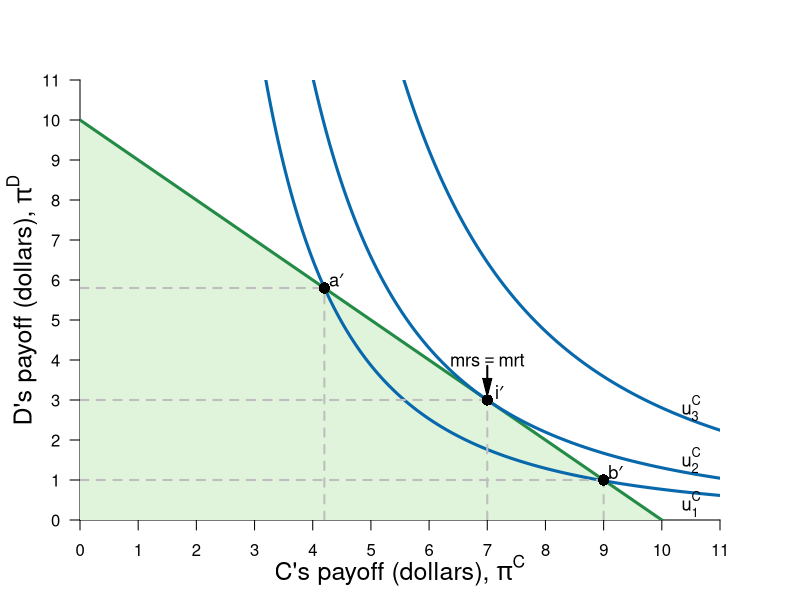

Here is the R script that generated this plot:
#Graph Designer: Simon Halliday
#Authors: Bowles, Foley and Halliday
#Title: Microeconomics: Competition, Conflict and Coordination

library(shape)
pdf(file = "constrained_optimization/feasible_dictator.pdf", width = 8, height = 8)

#Set parameters for graphics
axislabelsize <- 1.5
labelsize <- 1.1
graphlinewidth <- 3
segmentlinewidth <- 2

COL <- c("#7fc97f", "#beaed4", "#fdc086", "#ffff99", "#386cb0", "#f0027f", "#bf5b17", "#666666")
COLA <- c("#e0f3db", "#99d8c9","#66c2a4","#41ae76", "#238b45", "#005824")
COLB <- c("#4eb3d3", "#2b8cbe", "#0868ac","#084081")

#Edited the margins to cater for the larger LHS labels
par(mar =  c(4, 4, 4, 4))

ppf <- function(x, slope = 1, bary = 10) {
  bary - slope * x
}

uFn <- function(x, y, alpha = 0.7){
  ((x)^alpha)*(y^(1-alpha))
}

indiffA <- function(x, ubar = uFn(8,2) - 1, alpha = 0.3) {
  (ubar/ ((x)^alpha))^(1/ (1 - alpha))
}

ylims <- c(0, 11)
xlims <- c(0, 11)

npts <- 501 
x <- seq(xlims[1], xlims[2], length.out = npts)
y <- seq(ylims[1], ylims[2], length.out = npts) 
a <- c(uFn(7, 3) - 0.8, uFn(7, 3), uFn(7, 3) + 1.4) #alpha = 0.4

plot(0, 0, xlim = xlims, ylim = ylims, type = "n",
     xlab = expression(paste("")),
     ylab = expression(paste("")), 
     xaxt = "n", 
     yaxt = "n", 
     cex.lab = axislabelsize, 
     bty = "n", 
     xaxs="i", 
     yaxs="i"
)


# ticksy <- seq(from = 0, to = ylims[2], by = 1)
# ylabels <- seq(from = 0, to = ylims[2], by = 1)
ticksx <- seq(from = 0, to = xlims[2], by = 1)
xlabels <- seq(from = 0, to = xlims[2], by = 1)
ticksy <- seq(from = 0, to = ylims[2], by = 1)
ylabels <- seq(from = 0, to = ylims[2], by = 1)
# ticksx <- c(xlims[1], 5.25, 8.944272, xlims[2])
# xlabels <- c(NA, expression(paste(x,"*")), expression(paste(bar(x))), NA)

axis(1, at = ticksx, pos = 0, labels = xlabels)
axis(2, at = ticksy, pos = 0, labels = ylabels, las = 1)

npts <- 500 
xx1 <- seq(xlims[1], xlims[2], length.out = npts)
xx2 <- seq(0, xlims[2], length.out = npts)
xx3 <- seq(xlims[1], 0, length.out = npts)
xx4 <- seq(-11, 0, length.out = npts)

#Draw the polygon for shading the feasible set
xpoly1 <- seq(from = xlims[1], 10, length.out = 500)
ypoly1 <- ppf(xpoly1)
polygon(x = c(0, xpoly1, 0),
        y = c(0, ypoly1, 0),
        col=COLA[1], density=NULL, border = NA)

#Draw the graphs
lines(xx1, ppf(xx1), col = COLA[5], lwd = graphlinewidth)

#Label the feasible frontier
text(16, 3, expression("Feasible Frontier"), cex = labelsize)
Arrows(16, 3.1, 16, 3.9, col = "black", lty = 1, lwd = 2, arr.type = "triangle", arr.lwd = 0.5)

contour(x, y, 
        outer(x, y, uFn),
        drawlabels = FALSE,
        col = COLB[3],
        lwd = graphlinewidth,
        levels = a, 
        xaxs="i", 
        yaxs="i", 
        add = TRUE)

#Axis labels
mtext(expression(paste("C's payoff (dollars), ", pi^C)), side = 1, line = 2.5, cex = axislabelsize)
text(-1, 0.5*ylims[2], expression(paste("D's payoff (dollars), ", pi^D)), xpd = TRUE, cex = axislabelsize, srt = 90) 

#Add mrs = mrt at i
text(7, 4, expression(paste(mrs == mrt)), cex = labelsize)
Arrows(7, 3.85, 7, 3.3, col = "black", lty = 1, lwd = 2, arr.type = "triangle", arr.lwd = 0.5)

#Label the indifference curves
text(10.5, 0.4, expression(u[1]^C), cex = labelsize)
text(10.5, 1.5, expression(u[2]^C), cex = labelsize)
text(10.5, 2.8, expression(u[3]^C), cex = labelsize)

#Annotate max u point on feasible frontier
text(7.2, ppf(7) + 0.2, expression(paste(i*minute)), cex = labelsize)
segments(7, 0, 7, ppf(x = 7), lty = 2, col = "gray", lwd = segmentlinewidth)
segments(0, ppf(x = 7), 7, ppf(x = 7), lty = 2, col = "gray", lwd = segmentlinewidth)
points(7, ppf(x = 7), pch = 16, col = "black", cex = 1.5)

text(4.2+0.2, ppf(4.2) + 0.2, expression(paste(a*minute)), cex = labelsize)
segments(4.2, 0, 4.2, ppf(x = 4.2), lty = 2, col = "gray", lwd = segmentlinewidth)
segments(0, ppf(x = 4.2), 4.2, ppf(x = 4.2), lty = 2, col = "gray", lwd = segmentlinewidth)
points(4.2, ppf(x = 4.2), pch = 16, col = "black", cex = 1.5)


text(9+0.2, ppf(9) + 0.2, expression(paste(b*minute)), cex = labelsize)
segments(9, 0, 9, ppf(x = 9), lty = 2, col = "gray", lwd = segmentlinewidth)
segments(0, ppf(x = 9), 9, ppf(x = 9), lty = 2, col = "gray", lwd = segmentlinewidth)
points(9, ppf(x = 9), pch = 16, col = "black", cex = 1.5)



dev.off()
